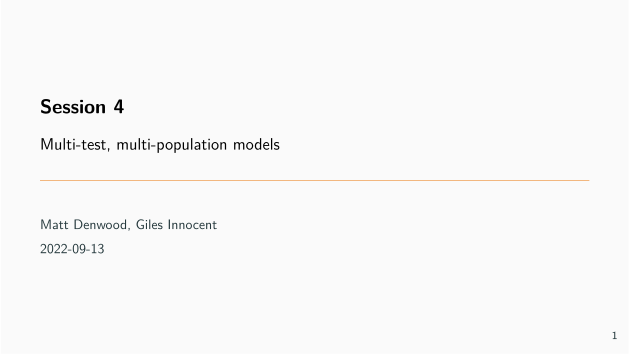

The R source for this figure:
params <-
list(presentation = TRUE)

#' ---
#' title: Session 4
#' subtitle: Multi-test, multi-population models
#' date: "2022-09-13"
#' author:
#'   - Matt Denwood, Giles Innocent
#' theme: metropolis
#' aspectratio: 169
#' colortheme: seahorse
#' header-includes: 
#'   - \input{preamble}
#' params:
#'   presentation: TRUE
#' output:
#'   beamer_presentation:
#'       pandoc_args: ["-t", "beamer"]
#'       slide_level: 2
#'   html_document: default
#' ---
#' 
## ----setup, include=FALSE-----------------------------------------------------
source("setup.R")

#' 
#' ## Why stop at two tests?
#' 
#' In *traditional* diagnostic test evaluation, one test is assumed to be a gold standard from which all other tests are evaluated
#' 
#'   - So it makes no difference if you assess one test at a time or do multiple tests at the same time
#' 
#' . . .
#' 
#' Using a latent class model each new test adds new information - so we should analyse all available test results in the same model
#' 
#' ## Simulating data: simple example
#' 
#' Simulating data using an arbitrary number of independent tests is quite straightforward:
#' 
## -----------------------------------------------------------------------------
# Parameter values to simulate:
N <- 200
sensitivity <- c(0.8, 0.9, 0.95)
specificity <- c(0.95, 0.99, 0.95)

Populations <- 2
prevalence <- c(0.25,0.5)

data <- tibble(Population = sample(seq_len(Populations), N, replace=TRUE)) %>%
  mutate(Status = rbinom(N, 1, prevalence[Population])) %>%
  mutate(Test1 = rbinom(N, 1, sensitivity[1]*Status + (1-specificity[1])*(1-Status))) %>%
  mutate(Test2 = rbinom(N, 1, sensitivity[2]*Status + (1-specificity[2])*(1-Status))) %>%
  mutate(Test3 = rbinom(N, 1, sensitivity[3]*Status + (1-specificity[3])*(1-Status))) %>%
  select(-Status)


#' 
#' 
#' ## Model specification
#' 
#' Like for two tests, except it is now a 2x2x2 table
#'  
#' . . .
#' 
## ----include=FALSE, eval=FALSE------------------------------------------------
## template_huiwalter(data)
## cleanup <- c(cleanup, "huiwalter_model.txt")

#' 
## ----eval=FALSE---------------------------------------------------------------
## 
## Tally[1:8,p] ~ dmulti(prob[1:8,p], TotalTests[p])
## 
## # Probability of observing Test1- Test2- Test3-
## prob[1,p] <-  prev[p] * ((1-se[1])*(1-se[2])*(1-se[3]) +
##               (1-prev[p]) * (sp[1]*sp[2]*sp[3])
## 
## # Probability of observing Test1+ Test2- Test3-
## prob[2,p] <-  prev[p] * (se[1]*(1-se[2])*(1-se[3])) +
##               (1-prev[p]) * ((1-sp[1])*sp[2]*sp[3])
## 
## ## snip ##
## 
## # Probability of observing Test1+ Test2+ Test3+
## prob[3,p] <-  prev[p] * (se[1]*se[2]*se[3]) +
##               (1-prev[p]) * ((1-sp[1])*(1-sp[2])*(1-sp[3]))

#' 
#' . . .
#' 
#' - We need to take **extreme** care with these equations, and the multinomial tabulation!!!
#'  
#' 
#' ## Degrees of freedom
#' 
#' - The amount of information (degrees of freedom) in the data depends on the number of tests and number of populations:
#'   * 1 test, 1 population:  1 d.f.
#'   * 2 tests, 1 population:  2 d.f.
#'   * 2 tests, 2 populations:  3 d.f.
#'   * 2 tests, 3 populations:  5 d.f.
#'   
#' . . .
#' 
#' - In general:
#'   * d.f. = (2^tests - 1) x populations
#'   * See:  Cheung et al, 2021
#' 
#' 
#' ## Are the tests conditionally independent?
#' 
#' 
#' - Example:  we have one blood, one milk, and one faecal test
#' 
#'   * But the blood and milk test are basically the same test
#'   * Therefore they are more likely to give the same result
#'   
#' . . .
#' 
#' - Example:  we test people for COVID using an antigen test on a nasal swab, a PCR test on a throat swab, and the same antigen test on the same throat swab
#' 
#'   * The virus may be present in the throat, nose, neither, or both
#'   * But we use the same antigen test twice
#'     * Might it cross-react with the same non-target virus?
#' 
#' . . .
#' 
#' - In both situations we have pairwise correlation between some of the tests
#' 
#' 
#' ## Directed Acyclic Graphs
#' 
#' - It may help you to visualise the relationships as a DAG:
#' 
## ----echo=FALSE, fig.height=4-------------------------------------------------
covid_dag <- dagify(
  infected ~ prevalence,
  virus_throat ~ infected,
  virus_nose ~ infected,
  throat_pcr ~ virus_throat,
  throat_antigen ~ virus_throat,
  nose_antigen ~ virus_nose,
#  throat_antigen ~ cross_reaction,
#  nose_antigen ~ cross_reaction,
  latent = c("infected", "virus_throat", "virus_nose"),
  exposure = "prevalence",
  outcome = c("throat_pcr", "throat_antigen", "nose_antigen"),
  labels = c("infected"="infected", "prevalence"="prevalence",
             "virus_throat"="virus_throat", "virus_nose"="virus_nose",
             "throat_pcr"="throat_pcr", "throat_antigen"="throat_antigen",
             "nose_antigen"="nose_antigen", "cross_reaction"="cross_reaction")
)
ggdag(covid_dag, text=FALSE, use_labels="label") + theme_dag_blank()

#' 
#' - - -
#' 
#' - Or with explicit antigen test crossreaction:
#' 
## ----echo=FALSE, fig.height=4-------------------------------------------------
covid_dag <- dagify(
  infected ~ prevalence,
  virus_throat ~ infected,
  virus_nose ~ infected,
  throat_pcr ~ virus_throat,
  throat_antigen ~ virus_throat,
  nose_antigen ~ virus_nose,
  throat_antigen ~ cross_reaction,
  nose_antigen ~ cross_reaction,
  latent = c("infected", "virus_throat", "virus_nose"),
  exposure = "prevalence",
  outcome = c("throat_pcr", "throat_antigen", "nose_antigen"),
  labels = c("infected"="infected", "prevalence"="prevalence",
             "virus_throat"="virus_throat", "virus_nose"="virus_nose",
             "throat_pcr"="throat_pcr", "throat_antigen"="throat_antigen",
             "nose_antigen"="nose_antigen", "cross_reaction"="cross_reaction")
)
ggdag(covid_dag, text=FALSE, use_labels="label") + theme_dag_blank()

#' 
#' ## Dealing with correlation: Covid example
#' 
#' It helps to consider the data simulation as a (simplified) biological process (where my parameters are not representative of real life!):
#' 
## -----------------------------------------------------------------------------
# The probability of infection with COVID in two populations:
prevalence <- c(0.01,0.05)
# The probability of shedding COVID in the nose conditional on infection:
nose_shedding <- 0.8
# The probability of shedding COVID in the throat conditional on infection:
throat_shedding <- 0.8
# The probability of detecting virus with the antigen test:
antigen_detection <- 0.75
# The probability of detecting virus with the PCR test:
pcr_detection <- 0.999
# The probability of random cross-reaction with the antigen test:
antigen_crossreact <- 0.05
# The probability of random cross-reaction with the PCR test:
pcr_crossreact <- 0.01

#' 
#' . . .
#' 
#' Note:  cross-reactions are assumed to be independent here!
#' 
#' ---
#' 
#' Simulating latent states:
#' 
## -----------------------------------------------------------------------------
N <- 20000
Populations <- length(prevalence)

covid_data <- tibble(Population = sample(seq_len(Populations), N, replace=TRUE)) %>%
  ## True infection status:
  mutate(Status = rbinom(N, 1, prevalence[Population])) %>%
  ## Nose shedding status:
  mutate(Nose = Status * rbinom(N, 1, nose_shedding)) %>%
  ## Throat shedding status:
  mutate(Throat = Status * rbinom(N, 1, throat_shedding))

#' 
#' - - -
#' 
#' Simulating test results:
#' 
## -----------------------------------------------------------------------------
covid_data <- covid_data %>%
  ## The nose swab antigen test may be false or true positive:
  mutate(NoseAG = case_when(
    Nose == 1 ~ rbinom(N, 1, antigen_detection),
    Nose == 0 ~ rbinom(N, 1, antigen_crossreact)
  )) %>%
  ## The throat swab antigen test may be false or true positive:
  mutate(ThroatAG = case_when(
    Throat == 1 ~ rbinom(N, 1, antigen_detection),
    Throat == 0 ~ rbinom(N, 1, antigen_crossreact)
  )) %>%
  ## The PCR test may be false or true positive:
  mutate(ThroatPCR = case_when(
    Throat == 1 ~ rbinom(N, 1, pcr_detection),
    Throat == 0 ~ rbinom(N, 1, pcr_crossreact)
  ))

#' 
#' ---
#' 
#' The overall sensitivity of the tests can be calculated as follows:
#' 
## -----------------------------------------------------------------------------
covid_sensitivity <- c(
  # Nose antigen:
  nose_shedding*antigen_detection + (1-nose_shedding)*antigen_crossreact,
  # Throat antigen:
  throat_shedding*antigen_detection + (1-throat_shedding)*antigen_crossreact,
  # Throat PCR:
  throat_shedding*pcr_detection + (1-throat_shedding)*pcr_crossreact
)
covid_sensitivity

#' 
#' - - -
#' 
#' The overall specificity of the tests is more straightforward:
#' 
## -----------------------------------------------------------------------------
covid_specificity <- c(
  # Nose antigen:
  1 - antigen_crossreact,
  # Throat antigen:
  1 - antigen_crossreact,
  # Throat PCR:
  1 - pcr_crossreact
)
covid_specificity

#' 
#' . . .
#' 
#' However:  this assumes that cross-reactions are independent!
#' 
#' 
#' ## Model specification
#' 
## ---- eval=FALSE--------------------------------------------------------------
## prob[1,p] <-  prev[p] * ((1-se[1])*(1-se[2])*(1-se[3])
##                          +covse12 +covse13 +covse23) +
##               (1-prev[p]) * (sp[1]*sp[2]*sp[3]
##                              +covsp12 +covsp13 +covsp23)
## 
## prob[2,p] <- prev[p] * (se[1]*(1-se[2])*(1-se[3])
## 	                       -covse12 -covse13 +covse23) +
## 	           (1-prev[p]) * ((1-sp[1])*sp[2]*sp[3]
## 	                          -covsp12 -covsp13 +covsp23)
## 
## ## snip ##
## 		
## # Covariance in sensitivity between tests 1 and 2:
## covse12 ~ dunif( (se[1]-1)*(1-se[2]) ,
## 	                 min(se[1],se[2]) - se[1]*se[2] )
## # Covariance in specificity between tests 1 and 2:
## covsp12 ~ dunif( (sp[1]-1)*(1-sp[2]) ,
## 	                 min(sp[1],sp[2]) - sp[1]*sp[2] )

#' 
#' . . .
#' 
#' It is quite easy to get the terms slightly wrong!
#' 
#' ## Template Hui-Walter
#' 
#' The model code and data format for an arbitrary number of populations (and tests) can be determined automatically using the template_huiwalter function from the runjags package:
#' 
## ----results='hide'-----------------------------------------------------------
template_huiwalter(
  covid_data %>% select(Population, NoseAG, ThroatAG, ThroatPCR), 
  outfile = 'covidmodel.txt')

#' 
#' This generates self-contained model/data/initial values etc
#' 
#' ---
#' 
## ----echo=FALSE, comment=''---------------------------------------------------
cleanup <- c(cleanup, 'covidmodel.txt')
cat(readLines('covidmodel.txt')[3:150], sep='\n')

#' 
#' ---
#' 
## ----echo=FALSE, comment=''---------------------------------------------------
cat(readLines('covidmodel.txt')[-(1:150)], sep='\n')

#' 
#' ---
#' 
#' And can be run directly from R:
#' 
## ---- results='hide'----------------------------------------------------------
results <- run.jags('covidmodel.txt')
results

#' 
## ----echo=FALSE---------------------------------------------------------------
res <- summary(results)[c(1:8,seq(9,19,by=2)),c(1:3,9,11)]
res[] <- round(res, 3)
knitr::kable(res)

#' 
#' ## Template Hui-Walter
#' 
#' - Modifying priors must still be done directly in the model file
#'   * Same for adding .RNG.seed and the deviance monitor
#' 
#' - The model needs to be re-generated if the data changes
#'   * But remember that your modified priors will be reset
#' 
#' - There must be a single column for the population (as a factor), and all of the other columns (either factor, logical or numeric) are interpreted as being test results
#' 
#' - - -
#' 
#' - Covariance terms are also calculated as proportion of possible correlation e.g.:
#' 
## ----echo=FALSE, comment=''---------------------------------------------------
cat(readLines('covidmodel.txt')[(87:91)], sep='\n')

#' 
#' . . .
#' 
#' - But covariance terms are all deactivated by default!
#' 
#' 
#' ## Activating covariance terms
#' 
#' Find the lines for the covariances that we want to activate (i.e. the two Throat tests):
#' 
## ---- echo=FALSE, comment=''--------------------------------------------------
indexes <- c(111:113, 116:119)
cleanup <- c(cleanup, "covidmodel.txt")
ml <- readLines('covidmodel.txt')
cat(gsub('\t','',ml[indexes]), sep='\n')

#' 
#' ---
#' 
#' And edit so it looks like:
#' 
## ---- echo=FALSE, comment=''--------------------------------------------------
ml[indexes] <- c('	# Covariance in sensitivity between ThroatAG and ThroatPCR tests:', '	covse23 ~ dunif( (se[2]-1)*(1-se[3]) , min(se[2],se[3]) - se[2]*se[3] )  ## if the sensitivity of these tests may be correlated', '	 # covse23 <- 0  ## if the sensitivity of these tests can be assumed to be independent','','	# Covariance in specificity between ThroatAG and ThroatPCR tests:', '	covsp23 ~ dunif( (sp[2]-1)*(1-sp[3]) , min(sp[2],sp[3]) - sp[2]*sp[3] )  ## if the specificity of these tests may be correlated', '	 # covsp23 <- 0  ## if the specificity of these tests can be assumed to be independent')
cat(ml, file='covidmodel.txt', sep='\n')
ml <- readLines('covidmodel.txt')
cat(gsub('\t','',ml[indexes]), sep='\n')

#' [i.e. swap the comments around]
#' 
#' ---
#' 
#' You will also need to uncomment out the relevant initial values for BOTH chains (on lines 132-137 and 128-133):
#' 
## ---- echo=FALSE, comment=''--------------------------------------------------
ml <- readLines('covidmodel.txt')
cat(gsub('\t','',ml[143:148]), sep='\n')

#' 
#' So that they look like:
#' 
## ---- echo=FALSE, comment=''--------------------------------------------------
ml[c(134,137)] <- c('"covse23" <- 0', '"covsp23" <- 0')
ml[c(145,148)] <- c('"covse23" <- 0', '"covsp23" <- 0')
cat(ml, file='covidmodel.txt', sep='\n')
ml <- readLines('covidmodel.txt')
cat(gsub('\t','',ml[143:148]), sep='\n')

#' 
#' ---
#' 
## -----------------------------------------------------------------------------
results <- run.jags('covidmodel.txt', sample=50000)
results

#' 
#' 
#' ## Practical considerations
#' 
#' - Correlation terms add complexity to the model in terms of:
#'   * Opportunity to make a coding mistake
#'   * Reduced identifiability
#' 
#' . . .
#' 
#' - The template_huiwalter function helps us with coding mistakes
#' 
#' - Only careful consideration of covariance terms can help us with identifiability
#' 
#' 
#' 
#' # How to interpret the latent class
#' 
#' 
#' ## What exactly is our latent class?
#' 
#' Think about what exactly the latent class is in these situations:
#' 
#' 1. An antigen plus antibody test
#' 
#' . . .
#' 
#'   * The latent status is probably close to the true disease status
#'   
#' . . .
#' 
#' 2. Two antibody tests 
#' 
#' . . .
#' 
#'   * The latent status is actually 'producing antibodies'
#'     * And not 'diseased' !!!
#'   
#' . . .
#' 
#' - What do we mean by "conditionally independent"?
#' 
#'   * Independent of each other conditional on the latent state
#'   * But the latent state is NOT always *disease*
#' 
#' 
#' ## A hierarchy of latent states
#' 
#' 
## ----echo=FALSE, fig.height=4-------------------------------------------------
ab_dag <- dagify(
  infected ~ prevalence,
  antibodies ~ infected,
  abtarget ~ antibodies,
  abtarget2 ~ antibodies,
  test1 ~ abtarget,
  test2 ~ abtarget,
  test3 ~ abtarget2,
  latent = c("infected", "antibodies", "abtarget","abtarget2"),
  exposure = "prevalence",
  outcome = c("test1", "test2", "test3"),
  labels = c("infected"="Infected", "prevalence"="Prevalence",
             "antibodies"="Producing Antibodies", "abtarget"="Presence of Target 1","abtarget2"="Presence of Target 2",
             "test1"="ELISA A", "test2"="ELISA B", "test3"="ELISA C")
)
ggdag(ab_dag, text=FALSE, use_labels="label") + theme_dag_blank()

#' 
#' 
#' ## What is sensitivity and specificity?
#' 
#' - The probability of test status conditional on true disease status?
#' 
#' - The probability of test status conditional on the latent state?
#' 
#' . . .
#' 
#' So is the latent state the same as the true disease state?
#' 
#' . . .
#' 
#' Important quote:
#' 
#' "Latent class models involve pulling **something** out of a hat, and deciding to call it a rabbit"
#' 
#'   - Nils Toft
#' 
#' 
#' 
#' 
#' ## When should we correct for correlation?
#' 
#' Aims:
#' 
#' - To get you to think about when and why we should try to correct for correlation
#' 
#' - To get you to think about what is NOT achieved by including correlation terms
#' 
#' . . .
#' 
#' Main discussion points for each example:
#' 
#' - What is the latent class
#' 
#' - Which correlation terms should we include and why
#' 
#' 
#' - - -
#' 
## ----echo=FALSE, fig.height=4-------------------------------------------------
eg_dag <- dagify(
  infected ~ prevalence,
#  antibodies ~ infected,
#  abtarget ~ antibodies,
  test1 ~ infected,
  test2 ~ infected,
  test3 ~ infected,
  latent = c("infected"),
  exposure = "prevalence",
  outcome = c("test1", "test2", "test3"),
  labels = c("infected"="Infected", "prevalence"="Prevalence",
             "antigen"="Pathogen Detectable", "antibodies"="Producing Antibodies", "abtarget"="Presence of Target",
             "test1"="Test A", "test2"="Test B", "test3"="Test C")
)
ggdag(eg_dag, text=FALSE, use_labels="label") + theme_dag_blank()

#' 
#' . . .
#' 
#' - No correlation to model!
#' 
#' - - -
#' 
## ----echo=FALSE, fig.height=4-------------------------------------------------
eg_dag <- dagify(
  infected ~ prevalence,
  antibodies ~ infected,
#  abtarget ~ antibodies,
  test1 ~ antibodies,
  test2 ~ antibodies,
  test3 ~ antibodies,
  latent = c("infected","antibodies"),
  exposure = "prevalence",
  outcome = c("test1", "test2", "test3"),
  labels = c("infected"="Infected", "prevalence"="Prevalence",
             "antigen"="Pathogen Detectable", "antibodies"="Producing Antibodies", "abtarget"="Presence of Target",
             "test1"="Test A", "test2"="Test B", "test3"="Test C")
)
ggdag(eg_dag, text=FALSE, use_labels="label") + theme_dag_blank()

#' 
#' . . .
#' 
#' - No correlation to model ... but "infected" is not the latent class
#' 
#' - - -
#' 
## ----echo=FALSE, fig.height=4-------------------------------------------------
eg_dag <- dagify(
  infected ~ prevalence,
  antibodies ~ infected,
  abtarget ~ antibodies,
  test1 ~ abtarget,
  test2 ~ abtarget,
  test3 ~ abtarget,
  latent = c("infected","antibodies","abtarget"),
  exposure = "prevalence",
  outcome = c("test1", "test2", "test3"),
  labels = c("infected"="Infected", "prevalence"="Prevalence",
             "antigen"="Pathogen Detectable", "antibodies"="Producing Antibodies", "abtarget"="Presence of Target",
             "test1"="Test A", "test2"="Test B", "test3"="Test C")
)
ggdag(eg_dag, text=FALSE, use_labels="label") + theme_dag_blank()

#' 
#' . . .
#' 
#' - Same as above!
#' 
#' 
#' - - -
#' 
## ----echo=FALSE, fig.height=4-------------------------------------------------
eg_dag <- dagify(
  infected ~ prevalence,
  antigen ~ infected,
  antibodies ~ infected,
  abtarget ~ antibodies,
  test1 ~ antigen,
  test2 ~ abtarget,
  test3 ~ abtarget,
  latent = c("infected","antibodies","abtarget"),
  exposure = "prevalence",
  outcome = c("test1", "test2", "test3"),
  labels = c("infected"="Infected", "prevalence"="Prevalence",
             "antigen"="Pathogen Detectable", "antibodies"="Producing Antibodies", "abtarget"="Presence of Target",
             "test1"="Test A", "test2"="Test B", "test3"="Test C")
)
ggdag(eg_dag, text=FALSE, use_labels="label") + theme_dag_blank()

#' 
#' . . .
#' 
#' - Tests B and C are correlated
#' 
#' - - -
#' 
## ----echo=FALSE, fig.height=4-------------------------------------------------
eg_dag <- dagify(
  infected ~ prevalence,
  antigen ~ infected,
  antibodies ~ infected,
  abtarget1 ~ antibodies,
  abtarget2 ~ antibodies,
  test1 ~ abtarget1,
  test2 ~ abtarget2,
  test3 ~ abtarget2,
  latent = c("infected","antibodies","abtarget1","abtarget2"),
  exposure = "prevalence",
  outcome = c("test1", "test2", "test3"),
  labels = c("infected"="Infected", "prevalence"="Prevalence",
             "antigen"="Pathogen Detectable", "antibodies"="Producing Antibodies", "abtarget1"="Presence of Target 1", "abtarget2"="Presence of Target 2",
             "test1"="Test A", "test2"="Test B", "test3"="Test C")
)
ggdag(eg_dag, text=FALSE, use_labels="label") + theme_dag_blank()

#' 
#' . . .
#' 
#' - All tests are correlated with respect to infected BUT infected is not the latent class
#' 
#' - Tests B and C are correlated with respect to antibodies - but maybe not substantially?
#' 
#' - - -
#' 
## ----echo=FALSE, fig.height=4-------------------------------------------------
eg_dag <- dagify(
  infected ~ prevalence,
  antigen ~ infected,
  antibodies ~ infected,
  test1 ~ antigen,
  test2 ~ antibodies,
  latent = c("infected","antibodies"),
  exposure = "prevalence",
  outcome = c("test1", "test2"),
  labels = c("infected"="Infected", "prevalence"="Prevalence",
             "antigen"="Pathogen Detectable", "antibodies"="Producing Antibodies", "abtarget"="Presence of Target",
             "test1"="Test A", "test2"="Test B", "test3"="Test C")
)
ggdag(eg_dag, text=FALSE, use_labels="label") + theme_dag_blank()

#' 
#' . . .
#' 
#' - No correlation to model
#' 
#' - - -
#' 
## ----echo=FALSE, fig.height=4-------------------------------------------------
eg_dag <- dagify(
  infected ~ prevalence,
#  antigen ~ infected,
  antibodies ~ infected,
  test1 ~ antibodies,
  test2 ~ antibodies,
  latent = c("infected","antibodies"),
  exposure = "prevalence",
  outcome = c("test1", "test2"),
  labels = c("infected"="Infected", "prevalence"="Prevalence",
             "antigen"="Pathogen Detectable", "antibodies"="Producing Antibodies", "abtarget"="Presence of Target",
             "test1"="Test A", "test2"="Test B", "test3"="Test C")
)
ggdag(eg_dag, text=FALSE, use_labels="label") + theme_dag_blank()

#' 
#' . . .
#' 
#' - No correlation to model - but "infected" is not the latent class
#' 
#' 
#' ## Publication of your results
#' 
#' STARD-BLCM:  A helpful structure to ensure that papers contain all necessary information
#'   
#'   - You should follow this and refer to it in your articles!
#' 
#' . . .
#' 
#' If you use the software, please cite JAGS:
#' 
#'   - Plummer, M. (2003). JAGS : A Program for Analysis of Bayesian Graphical Models Using Gibbs Sampling JAGS : Just Another Gibbs Sampler. Proceedings of the 3rd International Workshop on Distributed Statistical Computing (DSC 2003), March 20–22,Vienna, Austria. ISSN 1609-395X. https://doi.org/10.1.1.13.3406
#' 
#' ---
#' 
#' And R:
#' 
## -----------------------------------------------------------------------------
citation()

#' 
#' ---
#' 
#' And runjags:
#' 
## -----------------------------------------------------------------------------
citation("runjags")

#' 
#' 
#' 
#' # Practical session 4
#' 
#' ## Points to consider {.fragile}
#' 
#' 1. How does including a third test impact the inference for the first two tests?
#' 
#' 1. What happens if we include correlation between tests?
#' 
#' 
#' `r exercise_start()`
#' 
#' ## Exercise 1 {.fragile}
#' 
#' Use the template_huiwalter function to look at the simple 2-test 5-population example from session 3.  Use this data simulation code:
#' 
## -----------------------------------------------------------------------------
# Set a random seed so that the data are reproducible:
set.seed(2022-09-13)

sensitivity <- c(0.9, 0.6)
specificity <- c(0.95, 0.9)
N <- 1000

# Change the number of populations here:
Populations <- 5
# Change the variation in prevalence here:
(prevalence <- runif(Populations, min=0.1, max=0.9))

data <- tibble(Population = sample(seq_len(Populations), N, replace=TRUE)) %>%
  mutate(Status = rbinom(N, 1, prevalence[Population])) %>%
  mutate(Test1 = rbinom(N, 1, sensitivity[1]*Status + (1-specificity[1])*(1-Status))) %>%
  mutate(Test2 = rbinom(N, 1, sensitivity[2]*Status + (1-specificity[2])*(1-Status))) %>%
  select(-Status)

(twoXtwoXpop <- with(data, table(Test1, Test2, Population)))
(Tally <- matrix(twoXtwoXpop, ncol=Populations))
(TotalTests <- apply(Tally, 2, sum))

template_huiwalter(data, outfile="template_2test.txt")

#' 
#' Look at the model code and familiarise yourself with how the model is set out (there are some small differences, but the overall code is equivalent).  Make sure you can modify the priors and add a deviance monitor.  Run the model.
#' 
#' Now activate the correlation terms between tests 1 and 2.  Is anything different about the results?
#' 
#' ### Solution 1 {.fragile}
#' 
#' There is no particular solution to the first part of this exercise, but please ask if you have any questions about the model code that template_huiwalter generates.  Remember that re-running the template_huiwalter function will over-write your existing model including any changes you made, so be careful!
#' 
#' We can run the model as follows:
#' 
## -----------------------------------------------------------------------------
results_nocov <- run.jags("template_2test.txt")
results_nocov

## ----include=FALSE------------------------------------------------------------
cleanup <- c(cleanup, "template_2test.txt")
cleanup <- c(cleanup, "template_2test_cov.txt")

#' 
#' A shortcut for activating the covariance terms is to re-run template_huiwalter as follows:
#' 
## -----------------------------------------------------------------------------
template_huiwalter(data, outfile="template_2test_cov.txt", covariance=TRUE)
results_cov <- run.jags("template_2test_cov.txt")
results_cov

#' 
#' Activating the covariance terms with 2 tests has made the model less identifiable, and has therefore decreased the effective sample size and increased the width of the 95% CI for all of the parameters to the point that the model is no longer very useful.  This is not something that we recommend you do in practice, even if the two tests are known to be correlated!  We will revisit this issue tomorrow.
#' 
#' ## Exercise 2 {.fragile}
#' 
#' Simulate some Covid data based on the R code given above (under "Dealing with correlation: Covid example") and analyse the data using the default priors.  Interpret the results and compare them to the known values:
#' 
## -----------------------------------------------------------------------------
covid_sensitivity
covid_specificity

#' 
#' Now exclude the NoseAG test from the dataset, re-generate the model code (without covariance terms), run the model, and interpret the results.  How have the posteriors for the throat tests been affected by excluding the nose swab test?
#' 
#' ### Solution 2 {.fragile}
#' 
#' Here are the results for all 3 tests:
#' 
## -----------------------------------------------------------------------------
results_3t <- run.jags('covidmodel.txt')
results_3t

#' 
#' I have omitted the trace plots here but make sure to always check them!  You can see that the true values for overall sensitivity and specificity are within their respective 95% CI:
#' 
## -----------------------------------------------------------------------------
covid_sensitivity
covid_specificity

#' 
#' You should also notice that the model has detected a positive covariance between tests 2 and 3 (the throat swab tests), although the 95% CI does include zero.  Estimating covariance terms is extremely difficult for the model to do accurately.
#' 
#' Excluding the nasal swab test gives us these results:
#' 
## -----------------------------------------------------------------------------
template_huiwalter(covid_data %>% select(Population, ThroatAG, ThroatPCR), outfile = 'covidmodel_2t.txt')

results_2t <- run.jags('covidmodel_2t.txt')
results_2t

#' 
## ----include=FALSE------------------------------------------------------------
cleanup <- c(cleanup, 'covidmodel_2t.txt')

#' 
#' The posterior estimates for sensitivity have been affected for both tests, and neither now identify the true simulation parameter:
#' 
## -----------------------------------------------------------------------------
test2 <- combine.mcmc(results_2t, vars="se", return.samples = 10000)
test3 <- combine.mcmc(results_3t, vars="se[2:3]", return.samples = 10000)

bind_rows(
  tibble(Model = "TwoTest", ThroatAG = test2[,1], ThroatPCR = test2[,2]),
  tibble(Model = "ThreeTest", ThroatAG = test3[,1], ThroatPCR = test3[,2])
) %>%
  pivot_longer(c(ThroatAG, ThroatPCR), names_to = "Test", values_to = "Estimate") %>%
  ggplot() +
  aes(x = Estimate, col = Model) +
  geom_density() +
  facet_wrap( ~ Test)

#' 
#' However, they do look more similar to the probabilities of detection conditional on shedding:
#' 
## -----------------------------------------------------------------------------
antigen_detection
pcr_detection

#' 
#' Have a think about why this might be the case.  We will spend a lot of time discussing this topic tomorrow!
#' 
#' 
#' ## Optional exercise A {.fragile}
#' 
#' Re-fit a model to this data using all three possible covse and covsp parameters between all 3 tests
#' 
#' What do you notice about the results?
#' 
#' ### Solution A {.fragile}
#' 
#' You can either manually change all 3 covse/covsp from before, or regenerate the model using the covariance=TRUE option:
#' 
## ---- results='hide'----------------------------------------------------------
template_huiwalter(covid_data %>% select(Population, NoseAG, ThroatAG, ThroatPCR), outfile='covidmodel_allcov.txt', covariance=TRUE)
results_allcov <- run.jags('covidmodel_allcov.txt')

#' 
## ----echo=FALSE---------------------------------------------------------------
cleanup <- c(cleanup, 'covidmodel_allcov.txt')

#' 
## -----------------------------------------------------------------------------
results_allcov

#' 
#' The effective sample size is much lower, because the model is less identifiable.  But otherwise the model does a reasonable job of estimating the parameters due to the large sample size, albeit with wider 95% CI then with only covariance between throat swab tests included  This might not be the case with a smaller sample size!
#' 
#' `r exercise_end()`
#' 
#' 
#' ## Summary {.fragile}
#' 
#' - Including multiple tests is technically easy
#'   - But philosophically more difficult!!!
#' 
#' - Complexity of adding correlation terms increases non-linearly with more tests
#'   - Probably best to stick to correlations with biological justification?
#'   
#' - Adding/removing test results may change the posterior for
#'   - Other test Se / Sp
#'   - Prevalence
#' 
#' 
## ----include=FALSE------------------------------------------------------------
unlink(cleanup)
